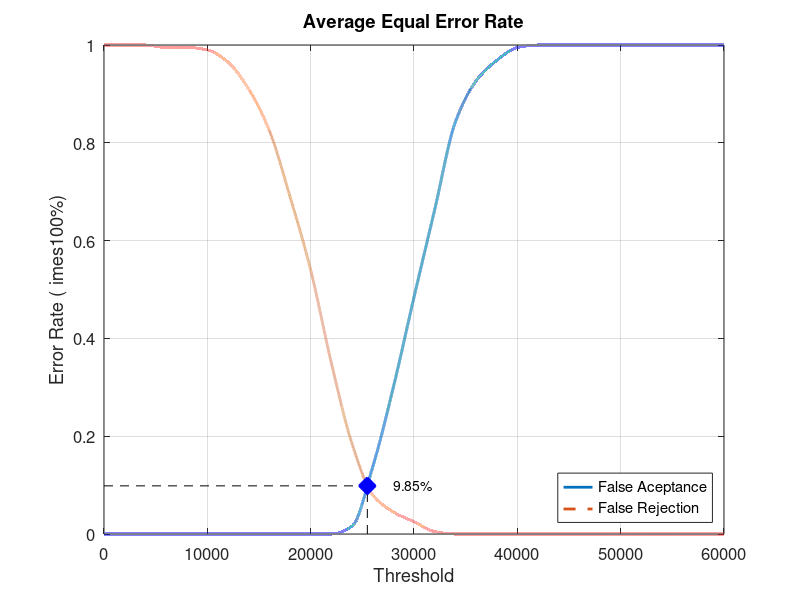
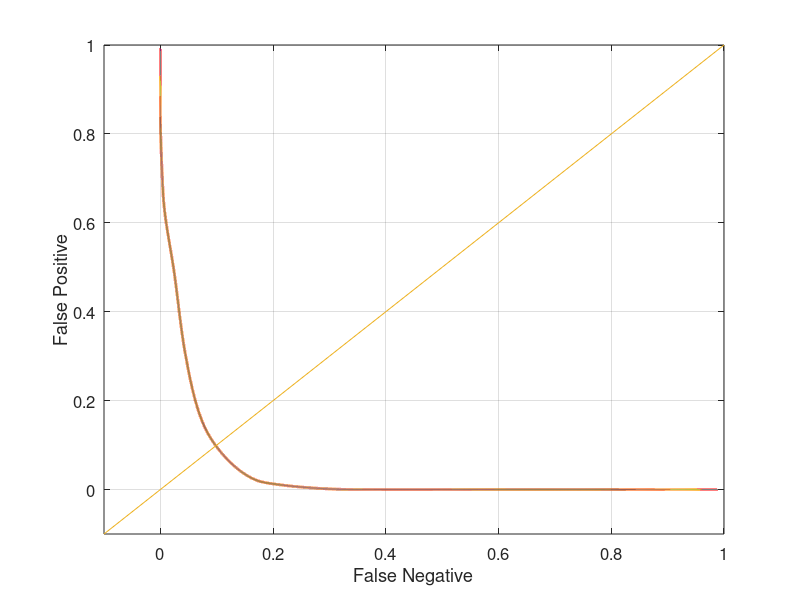

Recreate these plots in MATLAB, in order.
close all;
clear;
clc;
x = 0:2000:60000;
xq = 0:0.5:60000;

y0 = [0 0 0 0 0 0 0 0 0 0 0 0 0.0157895 0.136842 0.3 0.484211 0.663158 0.842105 0.926316 0.968421 0.994737 1 1 1 1 1 1 1 1 1 1]
yy0 = interp1(x, y0, xq, 'pchip');
y1 = [1 1 1 0.995 0.995 0.99 0.965 0.91 0.825 0.69 0.54 0.35 0.185 0.08 0.045 0.025 0.005 0 0 0 0 0 0 0 0 0 0 0 0 0 0]
yy1 = interp1(x, y1, xq, 'pchip');

% Calculating EER: 
y2 = abs(y0 - y1);
find(y2 == min(y2))
yy2 = abs(yy0 - yy1);
xEER = find(yy2 == min(yy2));
xEERIndex = xq(xEER) % X-axis EER
yEER = yy0(xEER) % Y-axis EER

main = figure
plot(xq, yy0,'-','LineWidth', 2);	hold on
plot(xq, yy1,'--','LineWidth', 2);	hold on
plot([xEERIndex xEERIndex], [0 yEER], 'k--');	hold on
plot([0 xEERIndex], [yEER yEER], 'k--');	hold on
plot(xEERIndex, yEER, 'bx', 'LineWidth', 10);	hold on
text(xEERIndex + 10 * xEERIndex / 100, yEER, [num2str(round((10000 * yEER)) / 100) '%'])
legend('False Aceptance', 'False Rejection', 'Location', 'SouthEast')
xlabel('Threshold')
ylabel('Error Rate (	imes100%)')
title('Average Equal Error Rate')
set(gca, 'FontSize', 12)
axis([0 60000 0 1])
grid on

print(main, 'Database2_2Main', '-dpng');
FNRxFPR = figure('Color', [1 1 1]);
plot(yy1, yy0, '-', yy1, yy0, 'LineWidth', 2);
hold on
y = -0.1:0.1:1
plot(y, y); 
set(gca, 'FontSize', 12)
xlabel('False Negative')
ylabel('False Positive')
axis([-0.1 1 -0.1 1])
set(gca, 'FontSize', 12)
grid on

print(FNRxFPR, 'Database2_2FNRxFPR','-dpng');
